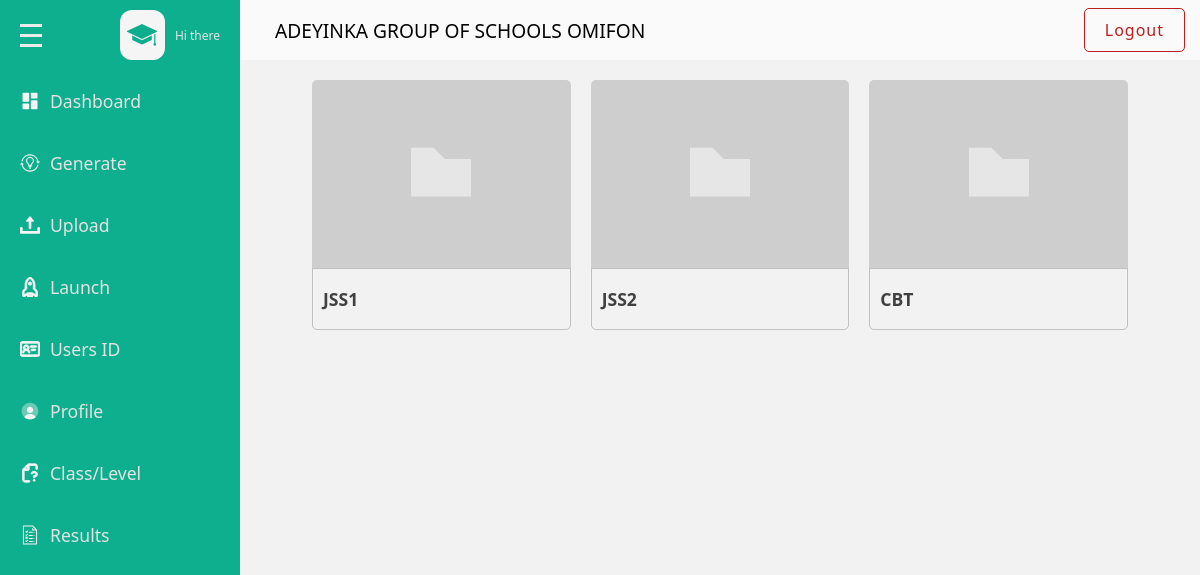
The page /admins/question on the database its author committed.
### base/models.py (models this page shows, shortened)
class Name_School(models.Model):
    school = models.CharField(max_length=345)

class ClassOrLevel(models.Model):
    CLASS_LEVEL_CHOICES = [
        ('jss1', 'JSS 1'),
        ('jss2', 'JSS 2'),
        ('jss3', 'JSS 3'),
        ('sss1', 'SSS 1'),
        ('sss2', 'SSS 2'),
        ('sss3', 'SSS 3'),
        ('cbt', 'CBT'),
        ('Test','Test'),
        ('level 100', 'Level 100'),
        ('level 200', 'Level 200'),
        ('level 300', 'Level 300'),
        ('level 400', 'Level 400'),
    ]
    name = models.CharField(max_length=20, choices=CLASS_LEVEL_CHOICES)

### admins/views.py (the view)
# urls.py: path('question',views.question,name='question'),
def question(request):
    school_name =get_object_or_404(Name_School)
    classes = ClassOrLevel.objects.all()
    context ={
        'subject':subject,
        'school_name':school_name,
        'classes':classes,
    }
    return render (request, 'admins/question.html',context)

### base/templates/admins/question.html (shortened to what this page needs)
{% load static %}
<!DOCTYPE html>
<html lang="en">
<head>
    <link rel = "stylesheet" href = "{% static 'css/style.css' %}"/>
</head>
<body>
    <div class = "page">
        <div class = "wrapper">
            <div class = "main-sidebar">
                <div class = "menu">
                    <div class= "menu-head flex-between">
                        <div class="hamburger flex-column">
                            <span></span>
                            <span></span>
                            <span></span>
                        </div>
                        <div class = "menu-head-content flex gp-10">
                            <div class = "scholar-icon-div flex-center">
                                <!DOCTYPE svg PUBLIC "-//W3C//DTD SVG 1.1//EN" "http://www.w3.org/Graphics/SVG/1.1/DTD/svg11.dtd">
                            </div>
                            <div class = "text-content-div flex-column">
                                <span class = "sub-text">Hi there</span>
                            </div>
                        </div>
                    </div>
                    <div class= "menu-content flex-column ">
                        <a href = "{% url 'admins:dashboard' %}" class = "menu-item">
                            <div class="menu-wrapper flex gp-10">
                                <!DOCTYPE svg PUBLIC "-//W3C//DTD SVG 1.1//EN" "http://www.w3.org/Graphics/SVG/1.1/DTD/svg11.dtd">
                                <span>Dashboard</span>
                            </div>
                        </a>
                        <a href = "{% url 'admins:userid' %}" class = "generate menu-item">
                            <div class="menu-wrapper flex gp-10">
                                <!DOCTYPE svg PUBLIC "-//W3C//DTD SVG 1.1//EN" "http://www.w3.org/Graphics/SVG/1.1/DTD/svg11.dtd">
                                <span>Generate</span>
                            </div>
                        </a>
                        <a href = "{% url 'admins:upload' %}" class = "menu-item">
                            <div class="menu-wrapper flex gp-10">
                                <!DOCTYPE svg PUBLIC "-//W3C//DTD SVG 1.1//EN" "http://www.w3.org/Graphics/SVG/1.1/DTD/svg11.dtd">
                                <span>Upload</span>
                            </div>
                        </a>
                        <a href = "" class = "menu-item">
                            <div class="menu-wrapper flex gp-10">
                                <!DOCTYPE svg PUBLIC "-//W3C//DTD SVG 1.1//EN" "http://www.w3.org/Graphics/SVG/1.1/DTD/svg11.dtd">
                                <span>Launch</span>
                            </div>
                        </a>
                        <a href = "{% url 'admins:user' %}" class = "menu-item">
                            <div class="menu-wrapper flex gp-10">
                                <!DOCTYPE svg PUBLIC "-//W3C//DTD SVG 1.1//EN" "http://www.w3.org/Graphics/SVG/1.1/DTD/svg11.dtd">
                                <span>Users ID</span>
                            </div>
                        </a>
                        <a href = "{% url 'admins:profile' %}" class = "menu-item">
                            <div class="menu-wrapper flex gp-10">
                                <!DOCTYPE svg PUBLIC "-//W3C//DTD SVG 1.1//EN" "http://www.w3.org/Graphics/SVG/1.1/DTD/svg11.dtd">
                                <span>Profile</span>
                            </div>
                        </a>
                        <a href = "{% url 'admins:question' %}" class = "menu-item">
                            <div class="menu-wrapper flex gp-10">
                                <!DOCTYPE svg PUBLIC "-//W3C//DTD SVG 1.1//EN" "http://www.w3.org/Graphics/SVG/1.1/DTD/svg11.dtd">
                                <span>Class/Level</span>
                            </div>
                        </a>
                        <a href = "{% url 'admins:result' %}" class = "menu-item">
                            <div class="menu-wrapper flex gp-10">
                                <!DOCTYPE svg PUBLIC "-//W3C//DTD SVG 1.1//EN" "http://www.w3.org/Graphics/SVG/1.1/DTD/svg11.dtd">
                                <span>Results</span>
                            </div>
                        </a>
                                <!DOCTYPE svg PUBLIC "-//W3C//DTD SVG 1.1//EN" "http://www.w3.org/Graphics/SVG/1.1/DTD/svg11.dtd">
                    </div>
                </div>
            </div>
            <div class = "main-content">
                <div class="main-content-header flex-between">
                    <span>{{school_name.school}}</span>
                    <a class = "logout-link" href="{% url 'admins:logout' %}">Logout</a>
                </div>
                <div class = "question-pdf-box-wrapper">
                    {% for classes in classes %}
                    <div class= "question-pdf-box">
                        <a  href  = "{% url 'admins:term' classes.pk%}" class = "pdf-graphics flex-center">
                            <!DOCTYPE svg PUBLIC "-//W3C//DTD SVG 1.1//EN" "http://www.w3.org/Graphics/SVG/1.1/DTD/svg11.dtd">
                        </a>
                        <div class="question-pdf-details flex">
                            <h3 class ="question-pdf-name">{{classes.name|upper}}</h3>
                        </div>
                    </div>
                    {% endfor %}
                </div>
            </div>
        </div>
    </div>
</body>
</html>

### base/static/css/style.css (style rules this page uses)
* { box-sizing: border-box; }
:root { --page-clr : #9ddcd1; --main-sidebar-clr : hsl(168, 85%, 37%); --main-sb-hv-clr : hsl(168, 77%, 22%); --head-text-clr : hsl(168, 49%, 59%); --q-selected-btn-clr : hsl(166, 78%, 37%); --block-clr : hsl(0, 0%, 98%); --variant-clr : hsl(189, 56%, 34%); --darker-variant-clr : hsl(189.71deg 55.9% 27.77%); --border-rd: 10px; --border-rd-in: 50px; --font-family : system-ui, -apple-system, BlinkMacSystemFont, 'Segoe UI', Roboto, Oxygen, Ubuntu, Cantarell, 'Open Sans', 'Helvetica Neue', sans-serif; }
body { margin: 0; padding: 0; font-family: var(--font-family); }
h1,h2,h3,h4,p { margin :5px 0; }
a { text-decoration: none; color : black; }
svg { width : 20px; height : 20px; }
.flex { display: flex; align-items: center; }
.flex-center { display: flex; align-items: center; justify-content: center; }
.flex-column { display: flex; flex-direction: column; justify-content: center; }
.flex-between { display: flex; justify-content: space-between; }
.gp-10 { gap : 10px; }
.page { background-color: var(--page-clr); min-height : 100vh; }
.wrapper { display : flex; min-height : 100vh; }
.main-sidebar { min-width: 230px; width: 20%; height: 100vh; background-color: var(--main-sidebar-clr); position: sticky; left: 0; top: 0; z-index: 99; padding-top: 10px; }
.main-content { width : 80%; background-color: hsl(0, 0%, 95%); position : relative; }
.menu-head { padding-left : 20px; padding-right : 20px; padding-bottom: 15px; }
.menu-head.flex-between { align-items: center; }
.hamburger { height: 40px; align-items: flex-start; justify-content: center; gap : 7px; }
.hamburger span { width : 22px; height : 3px; background-color : hsl(0, 0%, 92%) }
.scholar-icon-div { width : 45px; height : 50px; border-radius: 12px; background-color: hsl(0, 0%, 96%); }
.scholar-icon-div svg { width : 30px; height : 30px; }
.text-content-div .sub-text { font-size : 1vw; color : hsl(0, 0%, 89%); }
.menu-content { padding : 10px 0px 15px; height: 490px; overflow-y: auto; }
.menu-content.flex-column { gap : 30px; justify-content: flex-start; }
.menu-item { padding-left : 13px; padding-right : 13px; }
.menu-wrapper { padding : 4px 7px; cursor: pointer; border-radius: 3px; color : hsl(0, 0%, 95%) }
.menu-item span { color : hsl(0, 0%, 89%); font-size : 1.1rem; font-weight: 400; }
.main-content-header { padding: 0px 15px; background-color: var(--block-clr); height: 60px; position: sticky; top: 0; left: 0; z-index : 99; }
.main-content-header.flex-between { align-items: center; }
.main-content-header span { margin-left: 20px; font-size : 1.2rem; font-weight: 500; }
.logout-link { --logout-clr : rgb(185, 31, 31); padding : 10px 20px; border : 1px solid var(--logout-clr); color :var(--logout-clr); border-radius: 5px; letter-spacing: 1px; text-decoration: none; transition : background-color .2s ease, color .2s ease; }
.question-pdf-box-wrapper { width: 85%; margin-inline: auto; padding: 20px 0px 20px; display: grid; grid-template-columns: repeat(auto-fit, minmax(250px, 1fr)); gap: 20px; }
.question-pdf-box { height : 250px; max-width : 400px; }
.pdf-graphics { height : 75%; background-color: hsl(0deg 0% 0% / 15%); border-top-left-radius: 5px; border-top-right-radius: 5px; }
.pdf-graphics svg { width : 60px; height : 60px; stroke: transparent; }
.question-pdf-details { height : 25%; padding : 0px 10px; border : 1px solid rgba(0,0,0,.2); border-bottom-left-radius: 5px; border-bottom-right-radius: 5px; }
.question-pdf-details.flex { justify-content: space-between; align-items: center; }
.question-pdf-name { color : hsl(0, 0%, 25%); font-size: 1.1rem; }

### rows shown on the page
Name_School: school "ADEYINKA GROUP OF SCHOOLS OMIFON"
ClassOrLevel: name "JSS1"
ClassOrLevel: name "JSS2"
ClassOrLevel: name "CBT"
